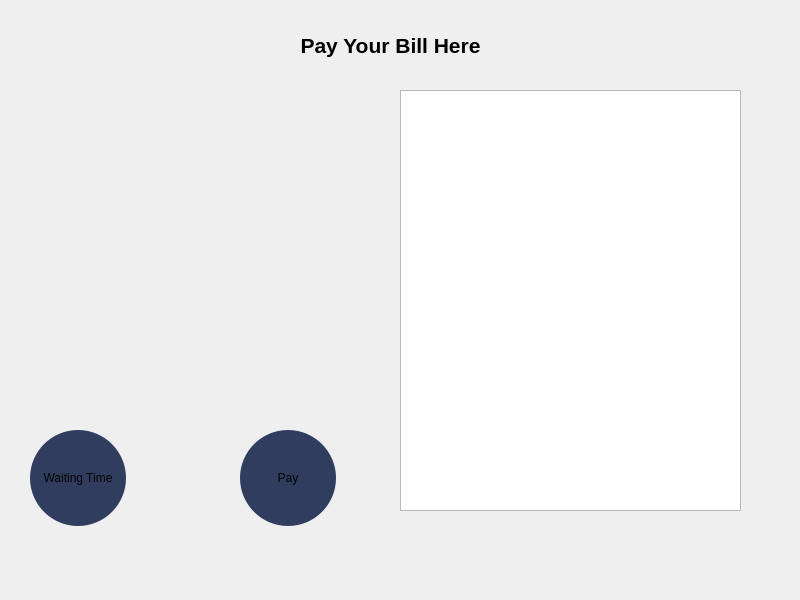
<?xml version="1.0" encoding="UTF-8"?>
<ui version="4.0">
 <class>Cart_and_Pay</class>
 <widget class="QWidget" name="Cart_and_Pay">
  <property name="geometry">
   <rect>
    <x>0</x>
    <y>0</y>
    <width>800</width>
    <height>600</height>
   </rect>
  </property>
  <property name="windowTitle">
   <string>Form</string>
  </property>
  <widget class="QLabel" name="label">
   <property name="geometry">
    <rect>
     <x>20</x>
     <y>90</y>
     <width>331</width>
     <height>321</height>
    </rect>
   </property>
   <property name="text">
    <string/>
   </property>
   <property name="pixmap">
    <pixmap>Pictures/NTU.jpg</pixmap>
   </property>
   <property name="scaledContents">
    <bool>true</bool>
   </property>
  </widget>
  <widget class="QLabel" name="label_2">
   <property name="geometry">
    <rect>
     <x>240</x>
     <y>30</y>
     <width>301</width>
     <height>31</height>
    </rect>
   </property>
   <property name="font">
    <font>
     <pointsize>16</pointsize>
     <weight>75</weight>
     <bold>true</bold>
    </font>
   </property>
   <property name="text">
    <string>Pay Your Bill Here</string>
   </property>
   <property name="alignment">
    <set>Qt::AlignCenter</set>
   </property>
  </widget>
  <widget class="QPushButton" name="BlueButton">
   <property name="geometry">
    <rect>
     <x>30</x>
     <y>430</y>
     <width>96</width>
     <height>96</height>
    </rect>
   </property>
   <property name="styleSheet">
    <string notr="true">#BlueButton {
    background-color: #303d5e;
    /*限制最小最大尺寸*/
    min-width: 96px;
    max-width: 96px;
    min-height: 96px;
    max-height: 96px;
    border-radius: 48px; /*圆形*/
}
#BlueButton:hover {
    background-color: #516cb0;
}
#BlueButton:pressed {
    background-color: #04070f;
}</string>
   </property>
   <property name="text">
    <string>Waiting Time</string>
   </property>
  </widget>
  <widget class="QPushButton" name="BlueButton2">
   <property name="geometry">
    <rect>
     <x>240</x>
     <y>430</y>
     <width>96</width>
     <height>96</height>
    </rect>
   </property>
   <property name="styleSheet">
    <string notr="true">#BlueButton2{
    background-color: #303d5e;
    /*限制最小最大尺寸*/
    min-width: 96px;
    max-width: 96px;
    min-height: 96px;
    max-height: 96px;
    border-radius: 48px; /*圆形*/
}
#BlueButton2:hover {
    background-color: #516cb0;
}
#BlueButton2:pressed {
    background-color: #04070f;
}</string>
   </property>
   <property name="text">
    <string>Pay</string>
   </property>
  </widget>
  <widget class="QTableWidget" name="tableWidget">
   <property name="geometry">
    <rect>
     <x>400</x>
     <y>90</y>
     <width>341</width>
     <height>421</height>
    </rect>
   </property>
  </widget>
 </widget>
 <resources/>
 <connections/>
</ui>
